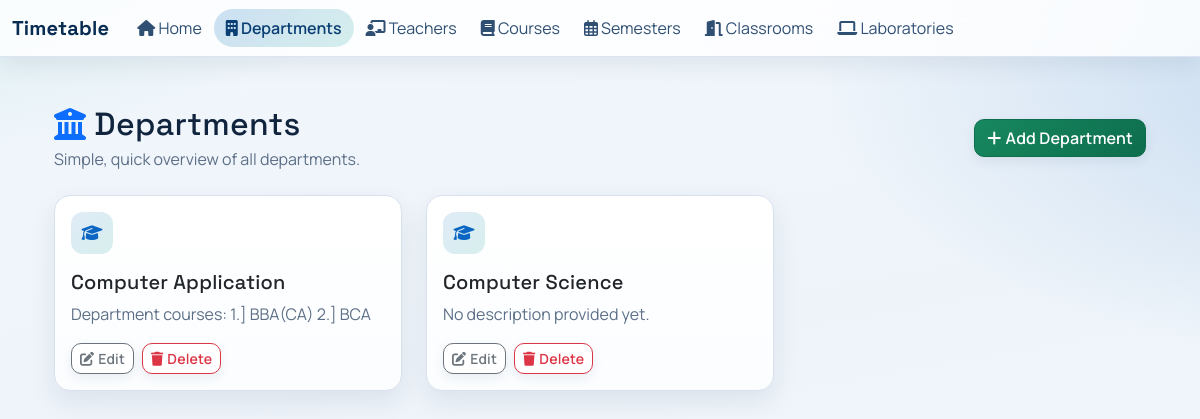
Screenshot of /departments/ with the database file from the repository.
### scheduler/models.py (models this page shows, shortened)
class Department(models.Model):
    name = models.CharField(max_length=100)
    description = models.TextField(blank=True)

### scheduler/views.py (the view)
# urls.py: path('departments/', views.department_list, name='department_list'),
def department_list(request):
    departments = Department.objects.all()
    return render(request, 'departments.html', {'departments': departments})

### templates/departments.html (shortened to what this page needs)
{% extends "base.html" %}
{% block content %}
<div class="container py-4">
    <div class="d-flex flex-wrap justify-content-between align-items-center gap-2 mb-4">
        <div>
            <h2 class="mb-1 d-flex align-items-center gap-2">
                <i class="fa-solid fa-building-columns text-primary"></i>
                Departments
            </h2>
            <p class="text-muted mb-0">Simple, quick overview of all departments.</p>
        </div>
        <a href="{% url 'scheduler:department_add' %}" class="btn btn-success">
            <i class="fa-solid fa-plus me-1"></i>Add Department
        </a>
    </div>
    <div class="row row-cols-1 row-cols-sm-2 row-cols-lg-3 g-4">
        {% for dept in departments %}
        <div class="col">
            <div class="card dept-card-modern h-100">
                <div class="card-body d-flex flex-column position-relative">
                    <div class="d-flex align-items-center mb-3">
                        <span class="dept-icon-wrap">
                            <i class="fa-solid fa-graduation-cap"></i>
                        </span>
                    </div>
                    <h5 class="card-title mb-2">{{ dept.name }}</h5>
                    <p class="card-text text-muted dept-description flex-grow-1">
                        {% if dept.description %}
                            {{ dept.description|truncatechars:120 }}
                        {% else %}
                            No description provided yet.
                        {% endif %}
                    </p>
                    <div class="d-flex gap-2 pt-2 dept-card-actions position-relative">
                        <a href="{% url 'scheduler:department_edit' dept.id %}" class="btn btn-sm btn-outline-secondary">
                            <i class="fa-solid fa-pen-to-square me-1"></i>Edit
                        </a>
                        <a href="{% url 'scheduler:department_delete' dept.id %}" class="btn btn-sm btn-outline-danger">
                            <i class="fa-solid fa-trash me-1"></i>Delete
                        </a>
                    </div>
                </div>
            </div>
        </div>
        {% empty %}
        <div class="col-12">
            <div class="alert alert-light border text-center mb-0">
                <i class="fa-regular fa-folder-open me-2"></i>No departments available.
            </div>
        </div>
        {% endfor %}
    </div>
</div>
{% endblock %}

### static/css/styles.css (style rules this page uses)
:root { --app-bg: #edf3f9; --app-surface: #ffffff; --app-surface-soft: #f8fbff; --app-border: #dbe4f0; --app-text: #10243e; --app-muted: #5c6f87; --app-brand: #0b66c3; --app-brand-strong: #084f96; --app-brand-soft: rgba(11, 102, 195, 0.12); --app-accent: #0f9f8f; --app-danger: #c4384e; --radius-sm: 10px; --radius-md: 14px; --radius-lg: 18px; --shadow-sm: 0 8px 22px rgba(16, 36, 62, 0.08); --shadow-md: 0 16px 38px rgba(16, 36, 62, 0.14); --transition-fast: 180ms ease; --transition-slow: 300ms ease; }
* { box-sizing: border-box; }
html, body { min-height: 100%; }
body { font-family: "Manrope", "Segoe UI", Arial, sans-serif; color: var(--app-text); background: radial-gradient(1600px 750px at -20% -20%, rgba(15, 159, 143, 0.2), transparent 45%), radial-gradient(1400px 680px at 120% 8%, rgba(11, 102, 195, 0.2), transparent 45%), linear-gradient(170deg, #f2f7fc 0%, var(--app-bg) 45%, #f7fbff 100%); margin: 0; overflow-x: hidden; }
h1, h2, h3, h4, h5, h6, .navbar-brand { font-family: "Space Grotesk", "Manrope", sans-serif; letter-spacing: 0.01em; }
.text-muted { color: var(--app-muted) !important; }
p, small { color: inherit; }
a { color: var(--app-brand); transition: color var(--transition-fast); }
.container { transition: transform var(--transition-fast); }
.card { border: 1px solid var(--app-border); border-radius: var(--radius-lg); box-shadow: var(--shadow-sm); background-color: #ffffff; background-image: linear-gradient(180deg, #ffffff 0%, #fbfdff 100%); transition: transform var(--transition-fast), box-shadow var(--transition-slow), border-color var(--transition-fast); }
.dept-card-modern { border: 1px solid #d8e2ef; border-radius: 16px; box-shadow: 0 10px 26px rgba(16, 36, 62, 0.08); transition: transform 200ms ease, box-shadow 260ms ease, border-color 200ms ease; }
.dept-icon-wrap { width: 42px; height: 42px; display: inline-flex; align-items: center; justify-content: center; border-radius: 12px; background: linear-gradient(135deg, rgba(11, 102, 195, 0.13), rgba(15, 159, 143, 0.16)); color: #0b66c3; font-size: 1.05rem; }
.dept-description { line-height: 1.55; margin-bottom: 0.5rem; }
.dept-card-actions { z-index: 2; }
.btn { font-weight: 600; letter-spacing: 0.01em; border-radius: var(--radius-sm); border-width: 1px; box-shadow: 0 4px 12px rgba(25, 50, 86, 0.08); transition: transform var(--transition-fast), box-shadow var(--transition-fast), filter var(--transition-fast); }
.btn-success { background: linear-gradient(135deg, #17885f 0%, #0d6d4d 100%); border-color: #0d6d4d; }
.btn-outline-primary, .btn-outline-danger, .btn-outline-secondary { background: #fff; }
.reveal-in { opacity: 1; transform: translateY(0); transition: opacity 420ms ease, transform 420ms ease; }

### rows the page displays
Department: name "Computer Application", description "Department courses: 1.] BBA(CA) 2.] BCA"
Department: name "Computer Science", description "No description provided yet."
